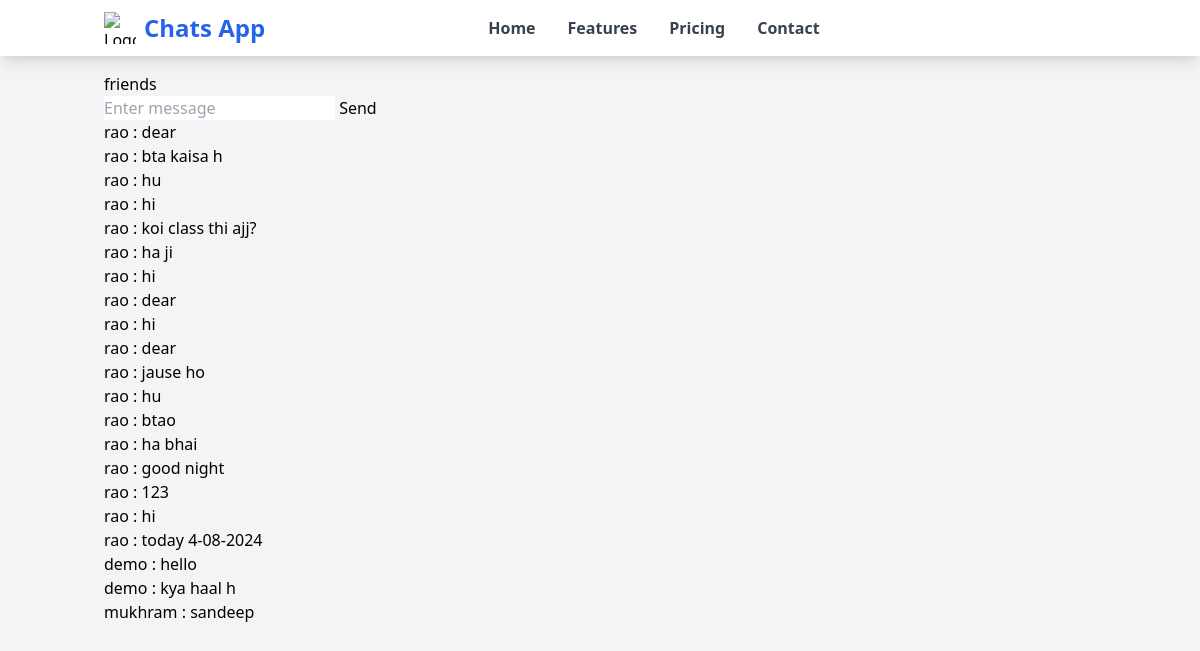
The app's page /room/fun/ (signed in) with its own data.
### myapp/models.py (models this page shows)
class Chatroom(models.Model):
    name=models.CharField(max_length=100)
    slug=models.SlugField(unique=True)

class ChatMessage(models.Model):
    user= models.ForeignKey(User,on_delete=models.CASCADE)
    room=models.ForeignKey(Chatroom,on_delete=models.CASCADE)
    message_content=models.TextField()
    date=models.DateField(auto_now=True)
    class Meta:
        ordering=('date',)

### myapp/views.py (the view)
# urls.py: path('<slug:slug>/',views.chatroom,name='chatroom'),
@login_required
def chatroom(request,slug):
    chatroom=Chatroom.objects.get(slug=slug)
    messages=ChatMessage.objects.all().filter(room=chatroom)
    context={'chatroom':chatroom,'messages':messages}
    return render(request,'myapp/room.html',context)

### myapp/templates/myapp/room.html (shortened to what this page needs)
{% extends 'myapp/base.html' %}
{% block body%}
{{chatroom.name}}
<form method="post">
    <input id="message-input" type="text" name="message" placeholder="Enter message">
    <button id="send-button"type="submit"> Send </button>
</form>
<div id="chat-message">
    {% for message in messages %}
     {{message.user.username}} : {{message.message_content}}  </br>
    {% endfor %}
</div>
{% endblock%}

### myapp/templates/myapp/base.html (shortened to what this page needs)
<!DOCTYPE html>
<html lang="en">
<head>
    <script src="https://cdn.tailwindcss.com"></script>
</head>
<body class="bg-gray-100">
    <nav class="bg-white shadow-lg">
        <div class="container mx-auto px-4 py-3 flex justify-between items-center">
            <a href="#" class="flex items-center">
                <img src="https://cdn2.iconfinder.com/data/icons/ballicons-2-vol-2/100/paper_airplane-64.png" alt="Logo" class="h-8 w-8 mr-2">
                <span class="text-2xl font-bold text-blue-600">Chats App</span>
            </a>
            <div class="hidden md:flex space-x-8">
                <a href="#" class="text-gray-700 hover:text-blue-600 font-semibold">Home</a>
                <a href="#" class="text-gray-700 hover:text-blue-600 font-semibold">Features</a>
                <a href="#" class="text-gray-700 hover:text-blue-600 font-semibold">Pricing</a>
                <a href="#" class="text-gray-700 hover:text-blue-600 font-semibold">Contact</a>
            </div>
         {% if user.is_authenticated %}
          <a class="nav-item text-white nav-link " href="{% url 'logout'%}">Logout</a>
          {% else %}
          <a calss="nav-item text-white nav-link " href="{%url 'login'%}">Login</a>
          {% endif %}
        </div>
    </nav>
    <main class="container mx-auto p-4">
        {% block body %}{% endblock %}
    </main>
</body>
</html>

### records on screen
Chatroom: name "friends"
ChatMessage: user.username "rao", message_content "dear"
ChatMessage: user.username "rao", message_content "bta kaisa h"
ChatMessage: user.username "rao", message_content "hu"
ChatMessage: user.username "rao", message_content "hi"
ChatMessage: user.username "rao", message_content "koi class thi ajj?"
ChatMessage: user.username "rao", message_content "ha ji"
ChatMessage: user.username "rao", message_content "hi"
ChatMessage: user.username "rao", message_content "dear"
ChatMessage: user.username "rao", message_content "hi"
ChatMessage: user.username "rao", message_content "dear"
ChatMessage: user.username "rao", message_content "jause ho"
ChatMessage: user.username "rao", message_content "hu"
ChatMessage: user.username "rao", message_content "btao"
ChatMessage: user.username "rao", message_content "ha bhai"
ChatMessage: user.username "rao", message_content "good night"
ChatMessage: user.username "rao", message_content "123"
ChatMessage: user.username "rao", message_content "hi"
ChatMessage: user.username "rao", message_content "today 4-08-2024"
ChatMessage: user.username "demo", message_content "hello"
ChatMessage: user.username "demo", message_content "kya haal h"
ChatMessage: user.username "mukhram", message_content "sandeep"
